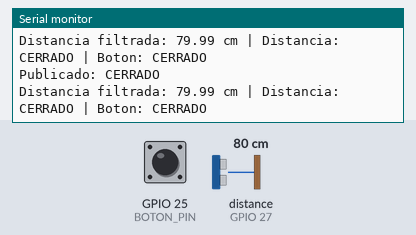
The sketch below on a simulated ESP32. On the bench: the last lines printed to the serial monitor. Wiring (inferred from the names in the program): ultrasonic range finder: trigger GPIO 26; echo GPIO 27. Inputs (shaded band) come from the test bench; at power-on: distance to the obstacle (sensor on GPIO 27) 80 cm, GPIO 25 (BOTON_PIN) HIGH. The echo pulse lasts 58.3 µs per cm; WiFi joins after 1.5 s; servers stay silent unless stated; no MQTT or app messages arrive unless stated.

Above: at 2.7 s.
2.8 s: distance to the obstacle (sensor on GPIO 27) set to 16 cm
At 3.5 s:
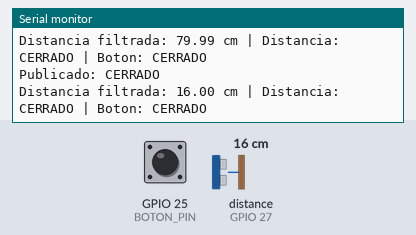
4.3 s: distance to the obstacle (sensor on GPIO 27) set to 13 cm
At 4.7 s:
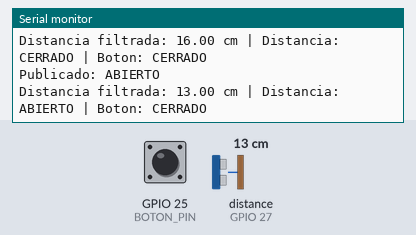

The sketch:

sensor.ino
```cpp
#include <WiFi.h>
#include <PubSubClient.h>
const char* WIFI_SSID = "nombre_wifi";
const char* WIFI_PASSWORD = "contraseña_wifi";

const char* MQTT_SERVER = "broker.hivemq.com";
const uint16_t MQTT_PORT = 1883;
const char* MQTT_TOPIC = "EFDI/networking";

#define TRIG_PIN 26
#define ECHO_PIN 27
#define BOTON_PIN 25

#define REBOTE_BOTON_MS 60
#define PUBLISH_INTERVAL_MS 500
#define ECHO_TIMEOUT_US 30000
#define SENSOR_MIN_VALID_CM 2.0f
#define DISTANCE_WINDOW_SIZE 5
#define OPEN_DISTANCE_THRESHOLD_CM 15.0f

WiFiClient wifiClient;
PubSubClient mqttClient(wifiClient);

bool estadoBotonEstable = HIGH;
bool ultimaLecturaBoton = HIGH;
unsigned long ultimoTiempoRebote = 0;
unsigned long ultimoTiempoPublicacion = 0;
bool lastPublishedPuertaAbierta = false;
bool puertaAbiertaPorBoton = false;
float muestrasDistancia[DISTANCE_WINDOW_SIZE] = {0.0f};
uint8_t cantidadMuestrasDistancia = 0;
uint8_t indiceMuestraDistancia = 0;

void connectWiFi() {
  if (WiFi.status() == WL_CONNECTED) {
    return;
  }

  WiFi.mode(WIFI_STA);
  WiFi.begin(WIFI_SSID, WIFI_PASSWORD);

  Serial.print("Conectando WiFi");
  while (WiFi.status() != WL_CONNECTED) {
    delay(500);
    Serial.print(".");
  }
  Serial.println();
  Serial.print("WiFi conectado. IP: ");
  Serial.println(WiFi.localIP());
}

void connectMQTT() {
  while (!mqttClient.connected()) {
    String clientId = "ESP32_SENSOR_";
    clientId += String((uint32_t)(ESP.getEfuseMac() & 0xFFFFFFFF), HEX);

    Serial.print("Conectando a MQTT...");
    if (mqttClient.connect(clientId.c_str())) {
      Serial.println(" conectado");
    } else {
      Serial.print(" fallo, rc=");
      Serial.print(mqttClient.state());
      Serial.println(". Reintentando en 2 s");
      delay(2000);
    }
  }
}

float readDistanceCmRaw() {
  digitalWrite(TRIG_PIN, LOW);
  delayMicroseconds(2);
  digitalWrite(TRIG_PIN, HIGH);
  delayMicroseconds(10);
  digitalWrite(TRIG_PIN, LOW);

  unsigned long duracion = pulseIn(ECHO_PIN, HIGH, ECHO_TIMEOUT_US);
  if (duracion == 0) {
    return -1.0f;
  }

  float distanciaCm = duracion * 0.0343f * 0.5f;
  if (distanciaCm < SENSOR_MIN_VALID_CM) {
    return -1.0f;
  }

  return distanciaCm;
}

void ordenarMuestras(float* valores, uint8_t cantidad) {
  for (uint8_t i = 0; i < cantidad; i++) {
    for (uint8_t j = i + 1; j < cantidad; j++) {
      if (valores[j] < valores[i]) {
        float temporal = valores[i];
        valores[i] = valores[j];
        valores[j] = temporal;
      }
    }
  }
}

float updateFilteredDistanceCm() {
  float distanciaCrudaCm = readDistanceCmRaw();
  if (distanciaCrudaCm > 0.0f) {
    muestrasDistancia[indiceMuestraDistancia] = distanciaCrudaCm;
    indiceMuestraDistancia = (indiceMuestraDistancia + 1) % DISTANCE_WINDOW_SIZE;

    if (cantidadMuestrasDistancia < DISTANCE_WINDOW_SIZE) {
      cantidadMuestrasDistancia++;
    }
  }

  if (cantidadMuestrasDistancia == 0) {
    return -1.0f;
  }

  float muestrasOrdenadas[DISTANCE_WINDOW_SIZE];
  for (uint8_t i = 0; i < cantidadMuestrasDistancia; i++) {
    muestrasOrdenadas[i] = muestrasDistancia[i];
  }

  ordenarMuestras(muestrasOrdenadas, cantidadMuestrasDistancia);

  if (cantidadMuestrasDistancia % 2 == 1) {
    return muestrasOrdenadas[cantidadMuestrasDistancia / 2];
  }

  uint8_t indiceSuperior = cantidadMuestrasDistancia / 2;
  uint8_t indiceInferior = indiceSuperior - 1;
  return (muestrasOrdenadas[indiceInferior] + muestrasOrdenadas[indiceSuperior]) * 0.5f;
}

void manejarBoton() {
  bool lectura = digitalRead(BOTON_PIN);

  if (lectura != ultimaLecturaBoton) {
    ultimoTiempoRebote = millis();
    ultimaLecturaBoton = lectura;
  }

  if ((millis() - ultimoTiempoRebote) > REBOTE_BOTON_MS && lectura != estadoBotonEstable) {
    estadoBotonEstable = lectura;

    if (estadoBotonEstable == LOW) {
      puertaAbiertaPorBoton = !puertaAbiertaPorBoton;
      Serial.print("Boton presionado. Nuevo estado de puerta por boton: ");
      Serial.println(puertaAbiertaPorBoton ? "ABIERTO" : "CERRADO");
    }
  }
}

bool debePublicar(bool puertaAbierta) {
  if (millis() - ultimoTiempoPublicacion >= PUBLISH_INTERVAL_MS) {
    return true;
  }

  if (puertaAbierta != lastPublishedPuertaAbierta) {
    return true;
  }

  return false;
}

void publicarEstado() {
  float distanciaCm = updateFilteredDistanceCm();
  bool puertaAbiertaPorDistancia = distanciaCm > 0.0f &&
                                   distanciaCm <= OPEN_DISTANCE_THRESHOLD_CM;
  bool puertaAbierta = puertaAbiertaPorDistancia || puertaAbiertaPorBoton;

  if (!debePublicar(puertaAbierta)) {
    return;
  }

  const char* payload = puertaAbierta ? "ABIERTO" : "CERRADO";

  bool ok = mqttClient.publish(MQTT_TOPIC, payload, true);
  if (ok) {
    ultimoTiempoPublicacion = millis();
    lastPublishedPuertaAbierta = puertaAbierta;

    Serial.print("Publicado: ");
    Serial.println(payload);
    Serial.print("Distancia filtrada: ");
    Serial.print(distanciaCm);
    Serial.print(" cm | Distancia: ");
    Serial.print(puertaAbiertaPorDistancia ? "ABIERTO" : "CERRADO");
    Serial.print(" | Boton: ");
    Serial.println(puertaAbiertaPorBoton ? "ABIERTO" : "CERRADO");
  } else {
    Serial.println("No se pudo publicar el mensaje MQTT");
  }
}

void setup() {
  Serial.begin(115200);

  pinMode(TRIG_PIN, OUTPUT);
  pinMode(ECHO_PIN, INPUT);
  pinMode(BOTON_PIN, INPUT_PULLUP);

  connectWiFi();
  mqttClient.setServer(MQTT_SERVER, MQTT_PORT);
}

void loop() {
  if (WiFi.status() != WL_CONNECTED) {
    connectWiFi();
  }

  if (!mqttClient.connected()) {
    connectMQTT();
  }

  mqttClient.loop();
  manejarBoton();
  publicarEstado();
}
```

Measured:
- the behaviour switches between 15 and 14 cm on distance to the obstacle (sensor on GPIO 27) (found by bisection; images 1 and 2)
- after the input at 2.8 s, the serial monitor: prints a new line after 0.27 s (image 1)
- after the input at 4.3 s, the serial monitor: prints a new line at once (image 2)
